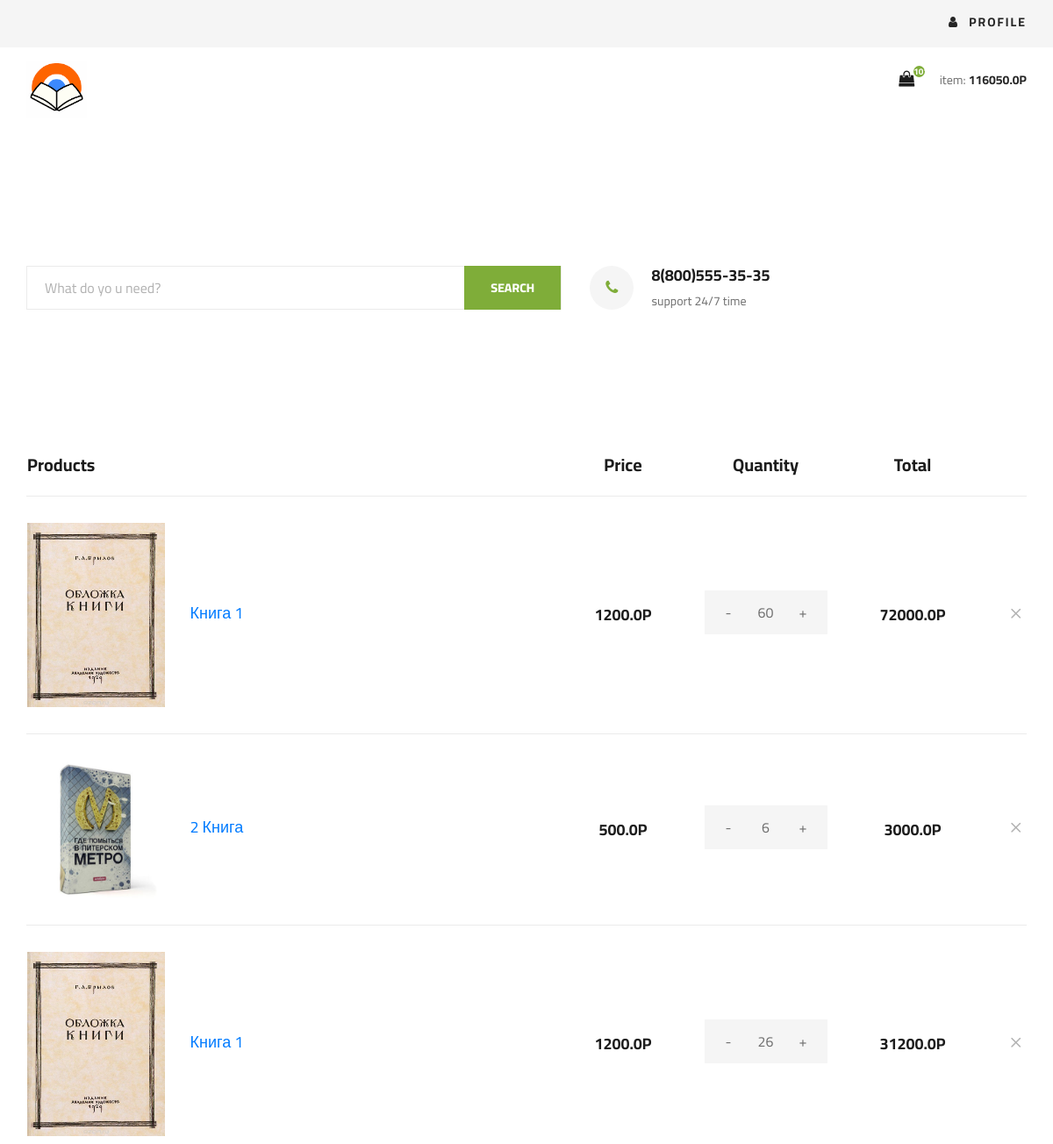
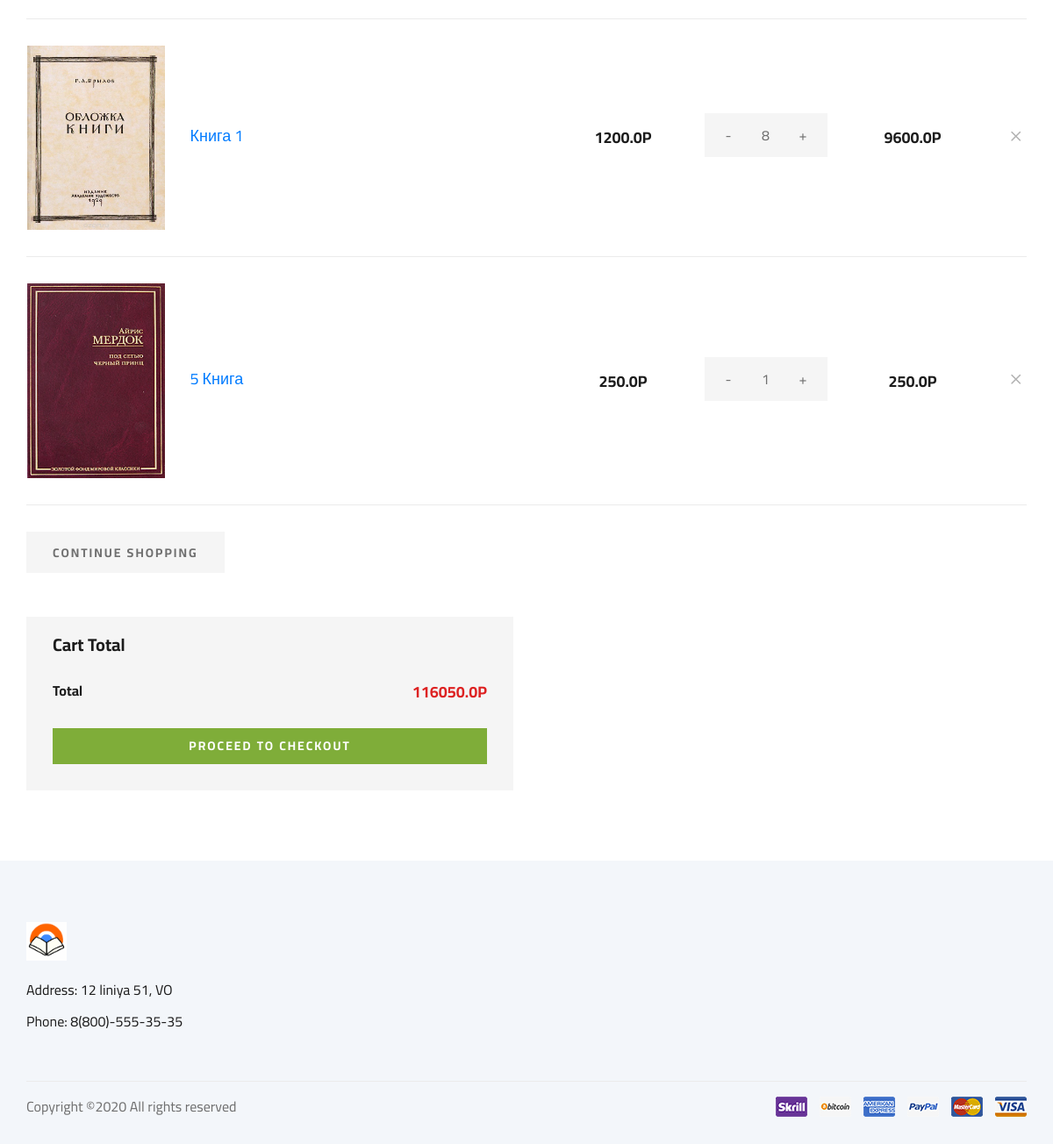
/cart (signed in), run on the app's committed database (2 pictures, top to bottom).
### tables this page shows
CREATE TABLE "Корзина" (
	"user_id"	INTEGER NOT NULL,
	"product_id"	INTEGER NOT NULL,
	"count"	INTEGER NOT NULL,
	FOREIGN KEY("product_id") REFERENCES "Товар"("id"),
	FOREIGN KEY("user_id") REFERENCES "Покупатель"("id")
);

CREATE TABLE "Товар" (
	"id"	INTEGER NOT NULL UNIQUE,
	"title"	TEXT NOT NULL,
	"desc"	TEXT,
	"cost_purchase"	FLOAT NOT NULL,
	"cost_sale"	FLOAT NOT NULL,
	"quantity"	INTEGER NOT NULL,
	"tags"	TEXT,
	"rate"	FLOAT DEFAULT 0.0,
	"imageLink"	TEXT,
	PRIMARY KEY("id" AUTOINCREMENT)
);

### app/views.py (the view)
@app.route('/cart',methods=['GET'])
@flask_login.login_required
def cart():
        result = {}
        cart = Cart.getCartOfUser(flask_login.current_user.userID) #TODO: CHECK STATUS
        if(cart['status'] == 0):
            return render_template('shoping-cart.html',
            user = flask_login.current_user,
            productsInCart = cart['data'])
        else:
            return render_template('shoping-cart.html',
            user = flask_login.current_user,
            error = cart['message'])

### app/model.py (called while the page is built)
@login_manager.user_loader
def load_user(userID):
    cursor = db.execute('select * from Покупатель where id = {};'.format(userID))
    allRows = cursor.fetchall()
    if(len(allRows) == 0):
        return None
    row = allRows[0]
    return User(userID = row[0],email = row[4],
    password_hash = row[6],last_name=row[1],
    first_name =row[2] ,birthdate = row[5])

### app/models/Cart.py (called while the page is built, shortened)
    @staticmethod #TODO: REFACTOR
    def countTotalCostOfUser(userID):
        cursor = db.execute('select pr.cost_sale,cart.count,cart.count*pr.cost_sale,pr.id \
                as "Total" from Товар as pr \
                inner join Корзина as cart on pr.id == product_id \
                and user_id = {};'.format(userID))
        allRows = cursor.fetchall()
        total = 0.0
        for row in allRows:
            total += row[2]
        cursor.close()
        return total

    @staticmethod
    def getCountOfItemsInCart(userID):
        result = {}
        try:
            cursor = db.execute(
                'select SUM(count) from Корзина where user_id = {};'.format(userID))
            count = cursor.fetchone()
            cursor.close()
            print(count[0])
            result['status'] = 0
            result['message'] = 'OK'
            result['data'] = [count[0]]
            print(result['data'])
            return result
        except:
            result['status'] = 1
            result['message'] = 'SQL runtime error'
            result['data'] = []
            print(result['data'])
            cursor.close()
            return result

### app/models/User.py (called while the page is built)
    def getTotalCostOfCart(self):
        return Cart.countTotalCostOfUser(self.userID)

    def getCountOfItemsInCart(self):
        return Cart.getCountOfItemsInCart(self.userID)["data"][0]

### utils/imageHelper.py (called while the page is built)
def makeFullPathToImage(imageLink):
    return 'img/book/' + imageLink

### app/templates/shoping-cart.html (shortened to what this page needs)
<!DOCTYPE html>
<html lang="zxx">
<head>
    <link rel="stylesheet" href="{{url_for('static',filename='css/bootstrap.min.css')}}" type="text/css">
    <link rel="stylesheet" href="{{url_for('static',filename='css/font-awesome.min.css')}}" type="text/css">
    <link rel="stylesheet" href="{{url_for('static',filename='css/elegant-icons.css')}}" type="text/css">
    <link rel="stylesheet" href="{{url_for('static',filename='css/nice-select.css')}}" type="text/css">
    <link rel="stylesheet" href="{{url_for('static',filename='css/jquery-ui.min.css')}}" type="text/css">
    <link rel="stylesheet" href="{{url_for('static',filename='css/owl.carousel.min.css')}}" type="text/css">
    <link rel="stylesheet" href="{{url_for('static',filename='css/slicknav.min.css')}}" type="text/css">
    <link rel="stylesheet" href="{{url_for('static',filename='css/style.css')}}" type="text/css">
</head>
<body>
    <header class="header">
<div class="header__top">
    <div class="container">
    <div class="row">
    <div class="col-lg-6 col-md-6">
    </div>
    <div class="col-lg-6 col-md-6">
    <div class="header__top__right">
      {% if user.is_authenticated %}
      <div class="header__top__right__auth">
        <nav class="header__menu">
          <ul>
              <li><a href="#"><span><i class="fa fa-user"></i> Profile</span></a>
              </li>
          </ul>
      </nav>
    </div>
      {% else %}
    <div class="header__top__right__auth">
    <a href="{{url_for('loginUser')}}"><i class="fa fa-user"></i> Login</a>
    </div>
    {% endif %}
    </div>
    </div>
    </div>
    </div>
    </div>
    <div class="container">
    <div class="row">
    <div class="col-lg-3">
    <div class="header__logo">
    <a href="{{ url_for('showBooks',page=1) }}"><img width="30%" height="30%" src="{{ url_for('static',filename = 'img/logo.png') }}" alt=""></a>
    </div>
    </div>
    <div class="col-lg-3">
      </div>
      <div class="col-lg-3">
        </div>
    <div class="col-lg-3">
    <div class="header__cart">
    <ul>
      {% if user.is_authenticated%}
    <li><a href="/cart"><i class="fa fa-shopping-bag"></i> <span id="fa__fa-shopping-bag__indicator__quantity">{{user.getCountOfItemsInCart()}}</span></a></li>
      {% else %}
    <li><a href="{{url_for('loginUser')}}"><i class="fa fa-shopping-bag"></i> <span>0</span></a></li>
      {% endif %}
    </ul>
      {% if user.is_authenticated %}
    <div class="header__cart__price">item: <span id="header__cart__price__totalCost">{{user.getTotalCostOfCart()}}P</span></div>
      {% else %}
    <div class="header__cart__price">item: <span>0.0P</span></div>
      {% endif %}
    </div>
    </div>
    </div>
    </div>
        </header>
    <section class="hero">
        <div class="container">
        <div class="row">
        <div class="col-lg-9">
        <div class="hero__search">
        <div class="hero__search__form">
        <form action="{{ url_for('showBooks',page=1) }}" method="GET">
          {% if q%}
        <input name="q" type="text" placeholder="What do yo u need?" value = "{{ q }}">
          {%else %}
        <input name="q" type="text" placeholder="What do yo u need?">
          {% endif %}
        <button type="submit" class="site-btn">SEARCH</button>
        </form>
        </div>
        <div class="hero__search__phone">
        <div class="hero__search__phone__icon">
        <i class="fa fa-phone"></i>
        </div>
        <div class="hero__search__phone__text">
        <h5>8(800)555-35-35</h5>
        <span>support 24/7 time</span>
        </div>
        </div>
        </div>
        </div>
        </div>
        </div>
        </section>
    <section class="shoping-cart spad">
        <div class="container">
            <div class="row">
                <div class="col-lg-12">
                    <div class="shoping__cart__table">
                        <table>
                            <thead>
                                <tr>
                                    <th class="shoping__product">Products</th>
                                    <th>Price</th>
                                    <th>Quantity</th>
                                    <th>Total</th>
                                    <th></th>
                                </tr>
                            </thead>
                            <tbody>
                                {%if not error%}
                                {% if productsInCart|length == 0 %}
                                <tr><td>Empty cart</td></tr>
                                {% else %}
                                {% for product in productsInCart %}
                                <tr id={{ product.id }}>
                                    <td class="shoping__cart__item">
                                        <img style="max-width:25%;" src="{{ url_for('static',filename=product.imageLink) }}" alt="">
                                        <h5><a style="text-decoration: none;" href="{{ url_for('showDetailsOfBook',productID=product.id)}}">{{ product.title}}</a></h5>
                                    </td>
                                    <td class="shoping__cart__price">
                                        {{ product.cost }}P
                                    </td>
                                    <td class="shoping__cart__quantity">
                                        <div class="quantity">
                                            <div class="pro-qty-cart" value='{{ product.id }}' id='{{ product.cost }}'>
                                                <span class="dec qtybtn">-</span><input type="text" value="{{product.count}}" disabled><span class="inc qtybtn">+</span>
                                            </div>
                                        </div>
                                    </td>
                                    <td class="shoping__cart__total" id="{{product.id}}">
                                        {{product.total}}P
                                    </td>
                                    <td class="shoping__cart__item__close">
                                        <span class="icon_close"></span>
                                    </td>
                                </tr>
                                {% endfor %}
                                {%endif%}
                                {% else %}
                                <tr><td>{{error}}</td></tr>
                                {% endif %}
                            </tbody>
                        </table>
                    </div>
                </div>
            </div>
            <div class="row">
                <div class="col-lg-12">
                    <div class="shoping__cart__btns">
                        <a href="{{ url_for('showBooks',page=1) }}" class="primary-btn cart-btn">CONTINUE SHOPPING</a>
                    </div>
                </div>
                <div class="col-lg-6">
                    <div class="shoping__checkout">
                        <h5>Cart Total</h5>
                        <ul>
                            <li>Total <span>{{  user.getTotalCostOfCart()  }}P</span></li>
                        </ul>
                        {% if not error %}
                        {% if not productsInCart|length == 0 %}
                        <a href="/checkout" class="primary-btn" id="primary-btn-checkout">PROCEED TO CHECKOUT</a>
                        {% endif %}
                        {% else %}
                        <h3>{{error}}</h3>
                        {% endif %}
                    </div>
                </div>
            </div>
        </div>
    </section>
    <footer class="footer spad">
        <div class="container">
            <div class="row">
                <div class="col-lg-3 col-md-6 col-sm-6">
                    <div class="footer__about">
                        <div class="footer__about__logo">
                            <a href="{{ url_for('showBooks',page=1) }}"><img width = 20% height = 20% src="{{ url_for('static',filename='img/logo.png') }}" alt=""></a>
                        </div>
                        <ul>
                            <li>Address: 12 liniya 51, VO</li>
                            <li>Phone: 8(800)-555-35-35</li>
                        </ul>
                    </div>
                </div>
            </div>
            <div class="row">
                <div class="col-lg-12">
                    <div class="footer__copyright">
                        <div class="footer__copyright__text"><p>
  Copyright &copy;<script>document.write(new Date().getFullYear());</script> All rights reserved
  </p></div>
                        <div class="footer__copyright__payment"><img src="{{url_for('static',filename='img/payment-item.png')}}" alt=""></div>
                    </div>
                </div>
            </div>
        </div>
    </footer>
</body>
</html>

### app/templates/shoping-cart.html (style rules this page uses)
.pro-qty-cart { width: 140px; height: 50px; display: inline-block; position: relative; text-align: center; background: #f5f5f5; margin-bottom: 5px; }
.pro-qty-cart input { height: 100%; width: 100%; font-size: 16px; color: #6f6f6f; width: 50px; border: none; background: #f5f5f5; text-align: center; }
.pro-qty-cart .qtybtn { width: 35px; font-size: 16px; color: #6f6f6f; cursor: pointer; display: inline-block; }

### data on the page
Корзина: imageLink (picture), title "Книга 1", cost "1200.0", count "60", total "72000.0"
Корзина: imageLink (picture), title "2 Книга", cost "500.0", count "6", total "3000.0"
Корзина: imageLink (picture), title "Книга 1", cost "1200.0", count "26", total "31200.0"
Корзина: imageLink (picture), title "Книга 1", cost "1200.0", count "8", total "9600.0"
Корзина: imageLink (picture), title "5 Книга", cost "250.0", count "1", total "250.0"

### other printed values
{{ user.getCountOfItemsInCart() }} "101"
{{ user.getTotalCostOfCart() }} "116050.0"
